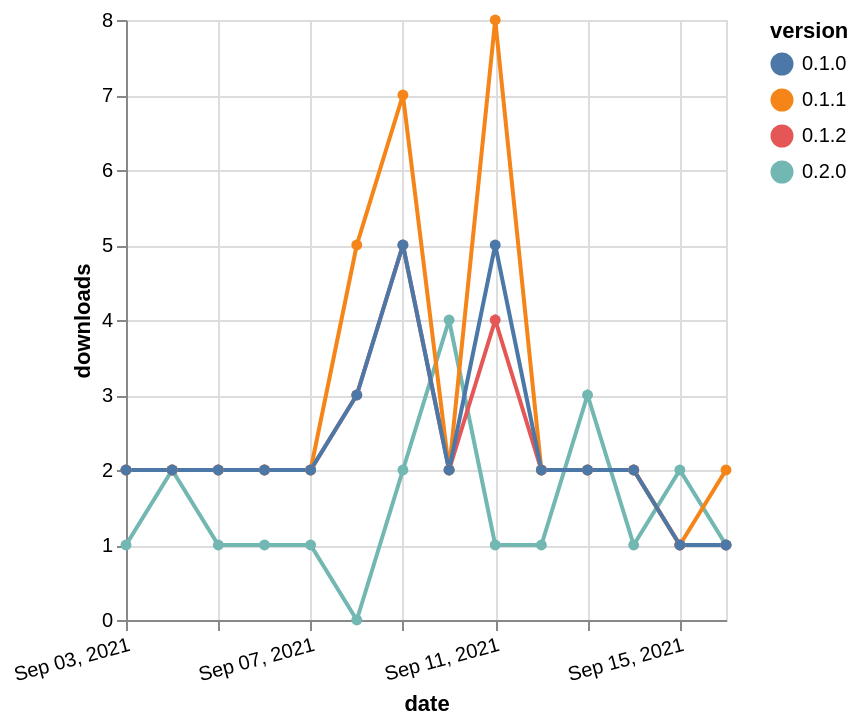

Here is the Vega-Lite specification saved for this chart:
### Vega-Lite specification from a JSON file in a GitHub repository (floating-point values rounded to 4 significant figures)
{"$schema": "https://vega.github.io/schema/vega-lite/v5.json", "description": "A simple bar chart with embedded data.", "data": {"values": [{"date": "2021-09-03", "total": 293, "delta": 1, "version": "0.2.0"}, {"date": "2021-09-04", "total": 295, "delta": 2, "version": "0.2.0"}, {"date": "2021-09-05", "total": 296, "delta": 1, "version": "0.2.0"}, {"date": "2021-09-06", "total": 297, "delta": 1, "version": "0.2.0"}, {"date": "2021-09-07", "total": 298, "delta": 1, "version": "0.2.0"}, {"date": "2021-09-08", "total": 298, "delta": 0, "version": "0.2.0"}, {"date": "2021-09-09", "total": 300, "delta": 2, "version": "0.2.0"}, {"date": "2021-09-10", "total": 304, "delta": 4, "version": "0.2.0"}, {"date": "2021-09-11", "total": 305, "delta": 1, "version": "0.2.0"}, {"date": "2021-09-12", "total": 306, "delta": 1, "version": "0.2.0"}, {"date": "2021-09-13", "total": 309, "delta": 3, "version": "0.2.0"}, {"date": "2021-09-14", "total": 310, "delta": 1, "version": "0.2.0"}, {"date": "2021-09-15", "total": 312, "delta": 2, "version": "0.2.0"}, {"date": "2021-09-16", "total": 313, "delta": 1, "version": "0.2.0"}, {"date": "2021-09-03", "total": 2387, "delta": 2, "version": "0.1.2"}, {"date": "2021-09-04", "total": 2389, "delta": 2, "version": "0.1.2"}, {"date": "2021-09-05", "total": 2391, "delta": 2, "version": "0.1.2"}, {"date": "2021-09-06", "total": 2393, "delta": 2, "version": "0.1.2"}, {"date": "2021-09-07", "total": 2395, "delta": 2, "version": "0.1.2"}, {"date": "2021-09-08", "total": 2398, "delta": 3, "version": "0.1.2"}, {"date": "2021-09-09", "total": 2403, "delta": 5, "version": "0.1.2"}, {"date": "2021-09-10", "total": 2405, "delta": 2, "version": "0.1.2"}, {"date": "2021-09-11", "total": 2409, "delta": 4, "version": "0.1.2"}, {"date": "2021-09-12", "total": 2411, "delta": 2, "version": "0.1.2"}, {"date": "2021-09-13", "total": 2413, "delta": 2, "version": "0.1.2"}, {"date": "2021-09-14", "total": 2415, "delta": 2, "version": "0.1.2"}, {"date": "2021-09-15", "total": 2416, "delta": 1, "version": "0.1.2"}, {"date": "2021-09-16", "total": 2417, "delta": 1, "version": "0.1.2"}, {"date": "2021-09-03", "total": 2715, "delta": 2, "version": "0.1.1"}, {"date": "2021-09-04", "total": 2717, "delta": 2, "version": "0.1.1"}, {"date": "2021-09-05", "total": 2719, "delta": 2, "version": "0.1.1"}, {"date": "2021-09-06", "total": 2721, "delta": 2, "version": "0.1.1"}, {"date": "2021-09-07", "total": 2723, "delta": 2, "version": "0.1.1"}, {"date": "2021-09-08", "total": 2728, "delta": 5, "version": "0.1.1"}, {"date": "2021-09-09", "total": 2735, "delta": 7, "version": "0.1.1"}, {"date": "2021-09-10", "total": 2737, "delta": 2, "version": "0.1.1"}, {"date": "2021-09-11", "total": 2745, "delta": 8, "version": "0.1.1"}, {"date": "2021-09-12", "total": 2747, "delta": 2, "version": "0.1.1"}, {"date": "2021-09-13", "total": 2749, "delta": 2, "version": "0.1.1"}, {"date": "2021-09-14", "total": 2751, "delta": 2, "version": "0.1.1"}, {"date": "2021-09-15", "total": 2752, "delta": 1, "version": "0.1.1"}, {"date": "2021-09-16", "total": 2754, "delta": 2, "version": "0.1.1"}, {"date": "2021-09-03", "total": 2442, "delta": 2, "version": "0.1.0"}, {"date": "2021-09-04", "total": 2444, "delta": 2, "version": "0.1.0"}, {"date": "2021-09-05", "total": 2446, "delta": 2, "version": "0.1.0"}, {"date": "2021-09-06", "total": 2448, "delta": 2, "version": "0.1.0"}, {"date": "2021-09-07", "total": 2450, "delta": 2, "version": "0.1.0"}, {"date": "2021-09-08", "total": 2453, "delta": 3, "version": "0.1.0"}, {"date": "2021-09-09", "total": 2458, "delta": 5, "version": "0.1.0"}, {"date": "2021-09-10", "total": 2460, "delta": 2, "version": "0.1.0"}, {"date": "2021-09-11", "total": 2465, "delta": 5, "version": "0.1.0"}, {"date": "2021-09-12", "total": 2467, "delta": 2, "version": "0.1.0"}, {"date": "2021-09-13", "total": 2469, "delta": 2, "version": "0.1.0"}, {"date": "2021-09-14", "total": 2471, "delta": 2, "version": "0.1.0"}, {"date": "2021-09-15", "total": 2472, "delta": 1, "version": "0.1.0"}, {"date": "2021-09-16", "total": 2473, "delta": 1, "version": "0.1.0"}]}, "width": "container", "mark": {"type": "line", "point": {"filled": true}}, "encoding": {"x": {"field": "date", "type": "temporal", "timeUnit": "yearmonthdate", "title": "date", "axis": {"labelAngle": -15}}, "y": {"field": "delta", "type": "quantitative", "title": "downloads"}, "color": {"field": "version", "type": "nominal"}, "tooltip": {"field": "delta"}}}
